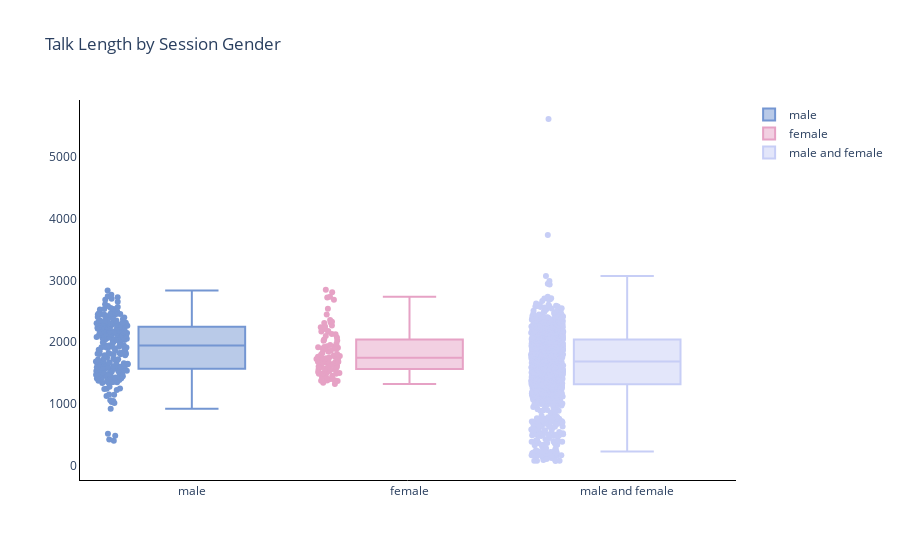

This figure's notebook cell:
### Markdown cell above
Now we can make our visualization to see how the session's gender compares.

### Code cell
fig4 = go.Figure()
fig4.add_trace(go.Box(y = conf.loc[conf['session_gendered'] == 'male', 'word_count'],
                     name = 'male',
                     marker_color = '#7496D2',
                     boxpoints = 'all'))

fig4.add_trace(go.Box(y = conf.loc[conf['session_gendered'] == 'female', 'word_count'],
                     name = 'female',
                     marker_color = '#E6A2C5',
                     boxpoints = 'all'))

fig4.add_trace(go.Box(y = conf.loc[conf['session_gendered'] == 'male and female', 'word_count'],
                     name = 'male and female',
                     marker_color = '#C7CEF6',
                     boxpoints = 'all'))

fig4.update_layout(title = 'Talk Length by Session Gender',
                  plot_bgcolor = 'white')

fig4.update_xaxes(showline = True, linewidth = 1, linecolor = 'black')
fig4.update_yaxes(showline = True, linewidth = 1, linecolor = 'black')

### Figure 1 — Plotly figure (JSON) as saved in the notebook; plotly's stock layout.template omitted (floating-point values rounded to 4 significant figures; data arrays with more than 128 entries replaced by an {"elided": "..."} marker saying what was removed)
{"data": [{"boxpoints": "all", "marker": {"color": "#7496D2"}, "name": "male", "type": "box", "y": {"elided": "240 int values"}}, {"boxpoints": "all", "marker": {"color": "#E6A2C5"}, "name": "female", "type": "box", "y": [1563, 1731, 2133, 2028, 1666, 1497, 1909, 2102, 1750, 1690, 2128, 2853, 1608, 1558, 1935, 2359, 1764, 1376, 1436, 2079, 1974, 1600, 1643, 2322, 1892, 1456, 1505, 2311, 1799, 1682, 1624, 2273, 2172, 1786, 1680, 1501, 1852, 1484, 1710, 1898, 1675, 1890, 2227, 2739, 1864, 1921, 2046, 2451, 1739, 1757, 2174, 2725, 1606, 1777, 2023, 2333, 1570, 1894, 1957, 2812, 1425, 1759, 1488, 2256, 1598, 1734, 1671, 2216, 1400, 1342, 1739, 2243, 1380, 1325, 1532, 2545, 1404, 1372, 1519, 1811, 1826, 1682, 1919, 2213, 1595, 1557, 1601, 1930, 2184, 1528, 1554, 2688, 1491, 1670, 1382, 1750, 1566, 1729]}, {"boxpoints": "all", "marker": {"color": "#C7CEF6"}, "name": "male and female", "type": "box", "y": {"elided": "1248 int values"}}], "layout": {"plot_bgcolor": "white", "title": {"text": "Talk Length by Session Gender"}, "xaxis": {"linecolor": "black", "linewidth": 1, "showline": true}, "yaxis": {"linecolor": "black", "linewidth": 1, "showline": true}}}
